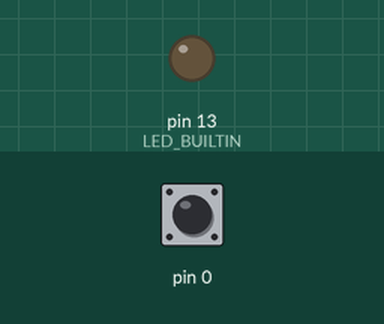
This sketch was run on a simulated Arduino Uno, built with avr-gcc and run on an emulated ATmega328P. Parts: output pins drawn as LEDs (lit = HIGH). Inputs (shaded band) come from the test bench; at power-on: pin 0 HIGH.

Above: at 1.2 s.
1.3 s: pin 0 pulled LOW for 0.15 s
At 1.37 s:
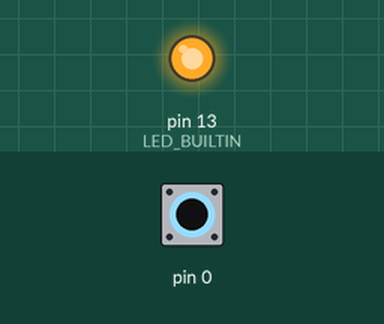
2.9 s: pin 0 pulled LOW for 3.2 s
At 7.4 s:
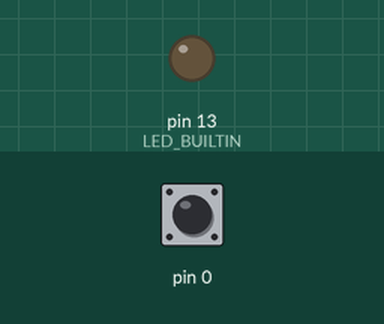
Timing chart, 0 to 8.9 s (numbered marks = the images above; inputs shaded):
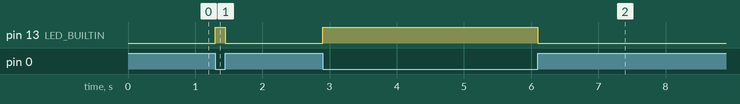

The sketch:

02-button.ino
```cpp
//Gunnar är bäst

volatile int counter = 0;
void setup (){
  //pullup means that the pin internally gets connected to HIGH through a 20Mohm resistor.
  //The button should then get connected between the pin and GND.
  //This means that digitalRead returns LOW (GND) when the button is pressed.
  pinMode(0, INPUT_PULLUP);
  pinMode(LED_BUILTIN, OUTPUT);
}

void loop() {
  if(!digitalRead(0)) {
    digitalWrite(LED_BUILTIN, HIGH);
  } else
  {
    digitalWrite(LED_BUILTIN, LOW);
  }
}
```

Measured:
- after the input at 1.3 s, pin 13 (LED_BUILTIN): LOW → HIGH at once, → LOW 0.15 s later
- after the input at 2.9 s, pin 13 (LED_BUILTIN): LOW → HIGH at once, → LOW 3.2 s later
